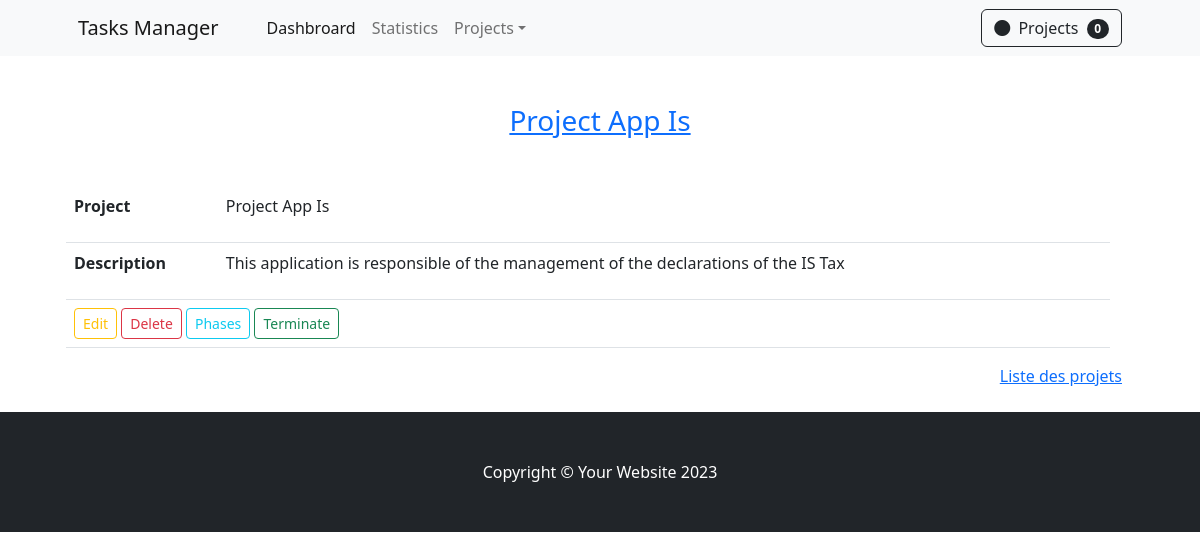
Before: /projects/1/detail/ with the older database file.
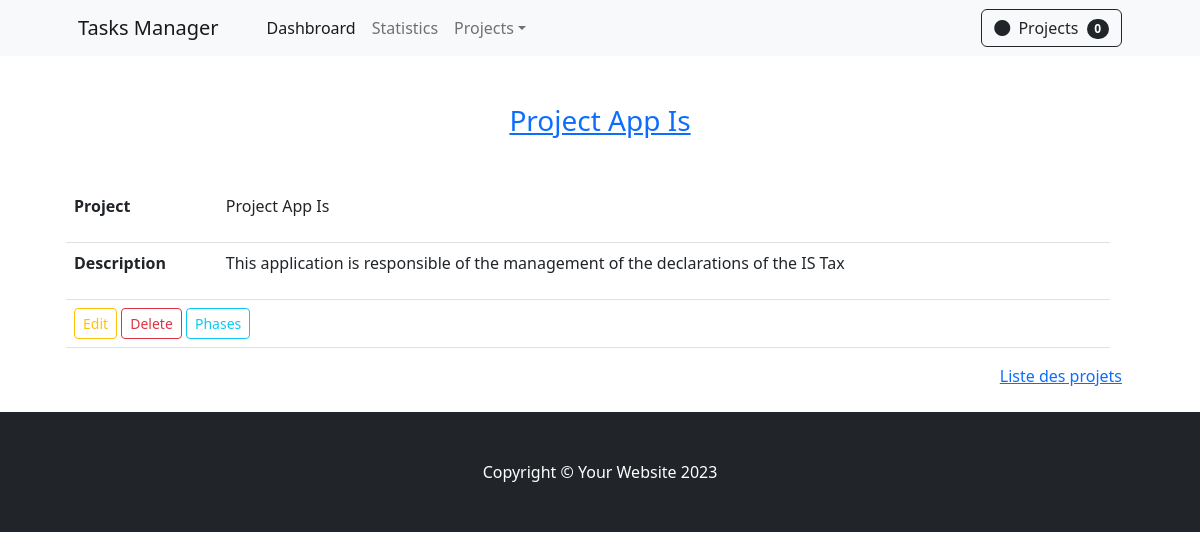
After: the same page with the newer database file.
### apps/backend/views/projects.py (the view)
# urls.py: path('projects/<int:pk>/detail/', view=ProjectDetailView.as_view(), name='project-detail'),
class ProjectDetailView(DetailView):
    model           =   Project
    template_name   =   'projects/project_detail.html'

### apps/backend/templates/projects/project_detail.html (shortened to what this page needs)
{% extends '_base.html' %}
{% load static %}
{% block content %}
<section class="py-5">
    <div class="text-center">
        <h3 class="text-primary text-decoration-underline"> {{object.title|title}}</h3>
    </div>
    <div class="container px-4 px-lg-5 mt-5">
        <div class="row col-12">
            <table class="table flex-fill">
                <tr>
                    <td> <p class="fw-bolder">Project</p> </td>
                    <td> {{object.title|title}} </td>
                </tr>
                <tr>
                    <td> <p class="fw-bolder" >Description</p> </td>
                    <td> {{object.description}} </td>
                </tr>
                <tr>
                    <td colspan="2">
                        <a href="{% url 'project-update' object.id %}" class="btn btn-outline-warning mt-auto btn-sm" >Edit</a>
                        <a href="{% url 'project-delete' object.id %}" class="btn btn-outline-danger mt-auto btn-sm" >Delete</a>
                        <a href="{% url 'phase-list' object.id %}" class="btn btn-outline-info mt-auto btn-sm" >Phases</a>
                        {% if object.ongoing == True and object.finished == False %}
                        <a href="{% url 'terminate-project' object.id %}" class="btn btn-outline-success mt-auto btn-sm" >Terminate</a>
                        {% endif %}
                    </td>
            </table>
        </div>
    <a href="{% url 'project-list' %}" class="float-end">Liste des projets </a>
    </div>
</section>
{% endblock %}

Changed rows visible on the page:
changed Project "Project App Is": finished False → True (drawn)
Other visible differences:
text no longer shown: "Terminate"
